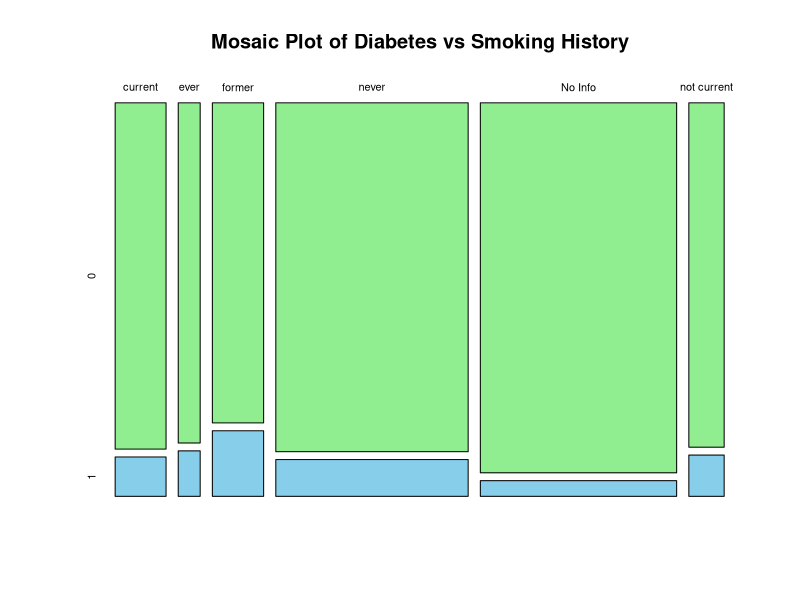

Recreate this plot in R.
# Read the data
diabetes_prediction_dataset <- read.csv("diabetes_prediction_dataset.csv", header=TRUE, sep=";")

unique_smoking_history <- unique(diabetes_prediction_dataset$smoking_history)
unique_diabetes <- unique(diabetes_prediction_dataset$diabetes)

print(unique_smoking_history)
print(unique_diabetes)


mosaicplot(table(diabetes_prediction_dataset$smoking_history, diabetes_prediction_dataset$diabetes),
           main="Mosaic Plot of Diabetes vs Smoking History", col=c("lightgreen", "skyblue"))
